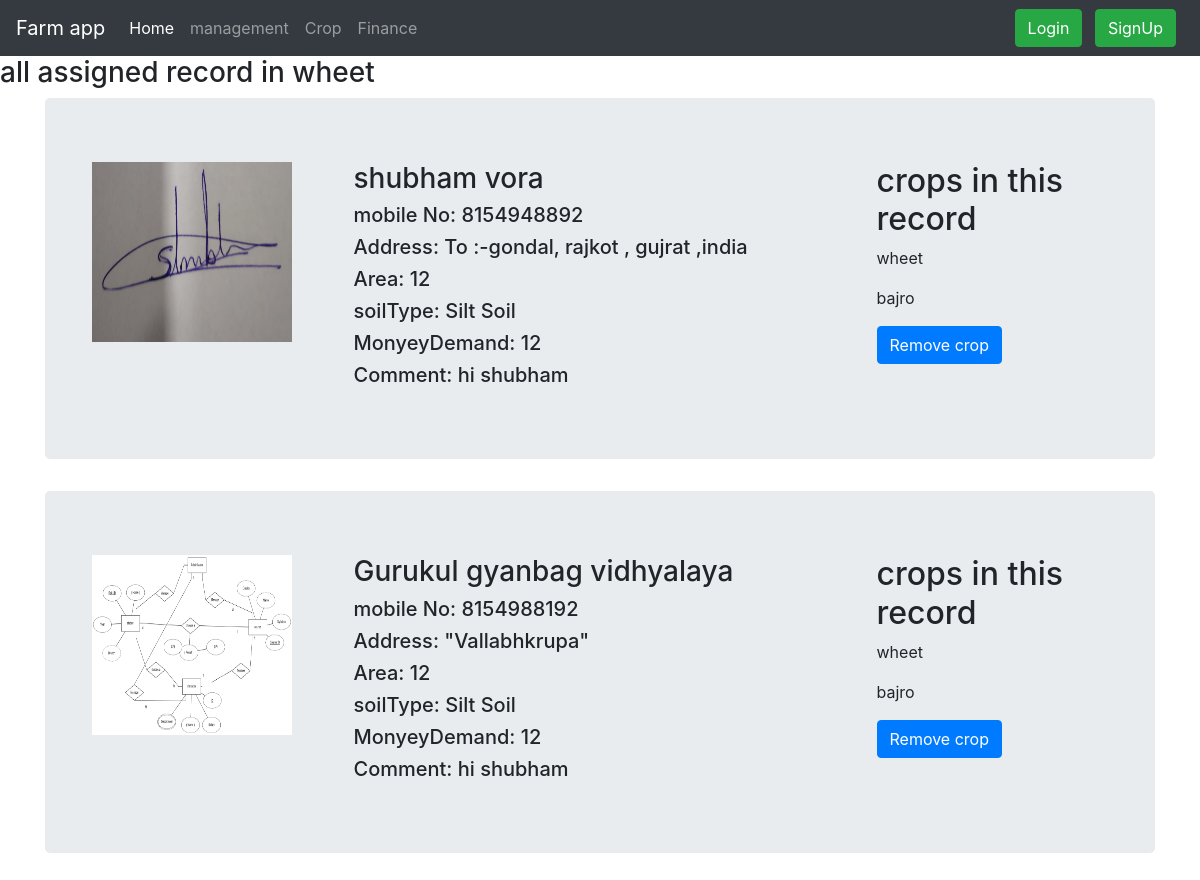
/management/crop/cropRecords/1, run on the app's committed database.
### management/models.py (models this page shows, shortened)
class crop(models.Model):
    monsoon = "Monsoon(Kharif Crop)"
    winter = "Winter(Rabi Crop)"
    summer ="Summer(Zaid Crop)"
    SEASON_CHOICES = (
        (monsoon, "Monsoon(Kharif Crop)"),
        (winter, "Winter(Rabi Crop)"),
        (summer, "Summer(Zaid Crop)"),
    )
    food = "FoodCrop(Grains)"
    fruits = "Fruits"
    veg = "Vegetables"
    NonFood = "Non FoodCrop"
    TYPE_CHOICES = (
        (food, "FoodCrop(Grains)"),
        (fruits, "Fruits"),
        (veg, "Vegetables"),
        (NonFood, "Non FoodCrop"),
    )
    crop_id=models.AutoField(primary_key=True)
    cropName=models.CharField(max_length=30, blank=False, null=False)
    cropType = models.CharField(max_length=40, choices=TYPE_CHOICES, default=food)
    totalStorage=models.IntegerField(default=0)
    cropSeason = models.CharField(max_length=40, choices=SEASON_CHOICES, default=monsoon)

### user/models.py (models this page shows, shortened)
class UserRecord(models.Model):
    sandySoil = "Sandy soil"
    siltSoil = "Silt Soil"
    claySoil = "Clay Soil"
    loamySoil = "Loamy Soil"
    SOIL_CHOICES = (
        (sandySoil, "Sandy Soil"),
        (siltSoil, "Silt Soil"),
        (claySoil, "Clay Soil"),
        (loamySoil, "Loamy Soil"),
    )
    approved="approved"
    pending="pending"
    rejected="rejected"
    Approvement=((approved,"approved"),
    (pending,"pending"),
    (rejected,"rejected"),)
    recordId = models.AutoField(primary_key=True)
    user = models.ForeignKey(User, on_delete=models.CASCADE)
    name = models.CharField(max_length=30, blank=False, null=False)
    mobileNo = models.CharField(max_length=10, blank=False, null=False)
    farmaddress = models.CharField(max_length=150, blank=False, null=False)
    farmArea = models.IntegerField(default=0)
    soilType = models.CharField(max_length=11, choices=SOIL_CHOICES, default=siltSoil)
    moneyDemand = models.IntegerField(default=0)
    farmImage = models.ImageField(upload_to='user/farm/', default="")
    extraComment = models.TextField()
    status=models.CharField(max_length=11, choices=Approvement, default=pending)
    selectCrop = models.ManyToManyField(crop,blank=True)
    timestamp = models.DateTimeField(default=now)

### management/views.py (the view)
# urls.py: path("crop/cropRecords/<int:id>", views.cropRecords, name='cropRecords'),
def cropRecords(request,id):
    if request.POST.get("RemoveCropToRecord"):
        ToHandle=UserRecord.objects.filter(recordId=request.POST.get("RemoveCropToRecord")).first()
        ToHandle.selectCrop.remove(id)
        messages.info(request, 'You have Removed crop successfully from record.')
        return redirect('/management/crop/cropRecords/'+str(id))
    crp=[]
    recordsInCrop = UserRecord.objects.filter(selectCrop=id).order_by('timestamp').order_by('timestamp')
    cropSelected = crop.objects.filter(crop_id=id)[0]
    for recordNum in recordsInCrop:
        crp.append(recordNum.selectCrop.all())
    dict = {'recordsInCrop':recordsInCrop,'crop':cropSelected,'mylist' :zip(recordsInCrop, crp)}
    return render(request,'management/cropRecords.html',dict)

### management/templates/management/cropRecords.html (shortened to what this page needs)
{% extends "management/base.html" %}
{% block body%}
<h3>all assigned record in {{crop.cropName}}</h3>
{% for recordsApproved,l in mylist%}
    <main role="main" class="container">
      <div class="jumbotron">
        <div class="container">
  <div class="row">
    <div class="col-3">
      <img src="/media/{{recordsApproved.farmImage}}" width="200px" height="180px"  alt="">
    </div>
    <div class="col-6">
        <h3>{{recordsApproved.name}}</h3>
        <h5>mobile No: {{recordsApproved.mobileNo}}</h5>
        <h5>Address: {{recordsApproved.farmaddress}}</h5>
        <h5>Area: {{recordsApproved.farmArea}}</h5>
        <h5>soilType: {{recordsApproved.soilType}}</h5>
        <h5>MonyeyDemand: {{recordsApproved.moneyDemand}}</h5>
        <h5>Comment: {{recordsApproved.extraComment}}</h5>
            </div>
            <div class="col-3">
            <h2>crops in this record</h2>
        {% for j in l %}
        <p>{{j.cropName}}</p>
        {% endfor %}
        <form action= "/management/crop/cropRecords/{{crop.crop_id}}" method='post' >
        <button type="submit" name="RemoveCropToRecord" value="{{recordsApproved.recordId}}" class="btn btn-primary">Remove crop</button>
        </form>
            </div>
          </div>
        </div>
      </div>
    </main>
    {% endfor %}
{% endblock %}

### data on the page
crop: cropName "wheet"
UserRecord: farmImage (picture), name "shubham vora", mobileNo "8154948892", farmaddress "To :-gondal, rajkot , gujrat ,india", farmArea "12", soilType "Silt Soil", moneyDemand "12", extraComment "hi shubham", {{ recordsApproved.recordId }} 38 (drawn)
crop: cropName "bajro"
UserRecord: farmImage (picture), name "Gurukul gyanbag vidhyalaya", mobileNo "8154988192", farmaddress "\"Vallabhkrupa\"", farmArea "12", soilType "Silt Soil", moneyDemand "12", extraComment "hi shubham", {{ recordsApproved.recordId }} 43 (drawn)
